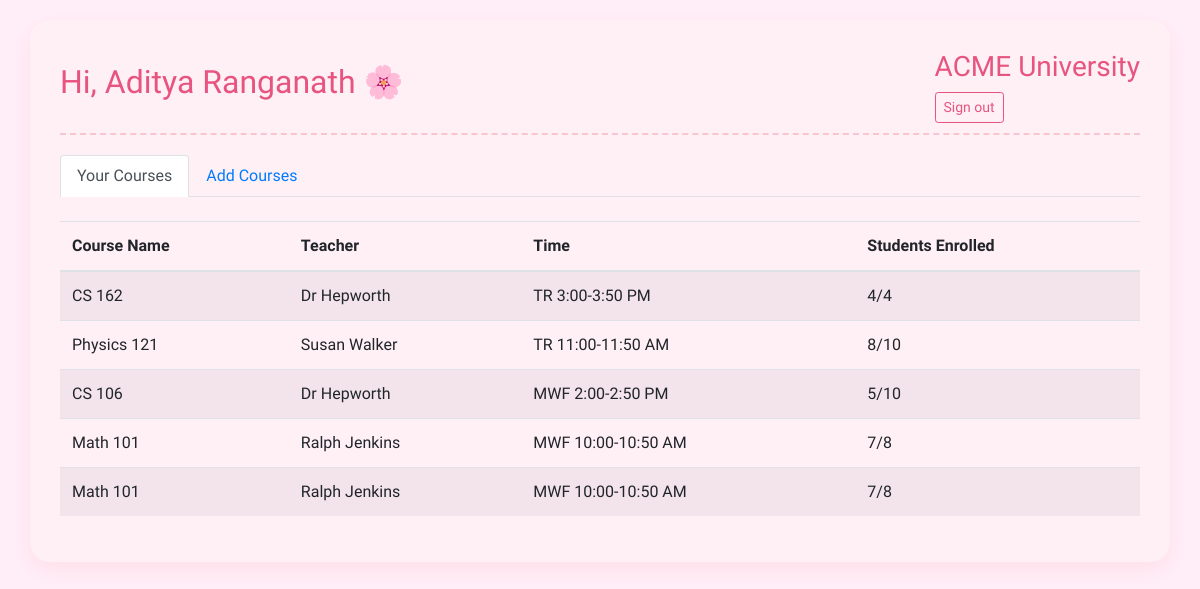
/student/dashboard (signed in), run on an earlier commit of the app's database.
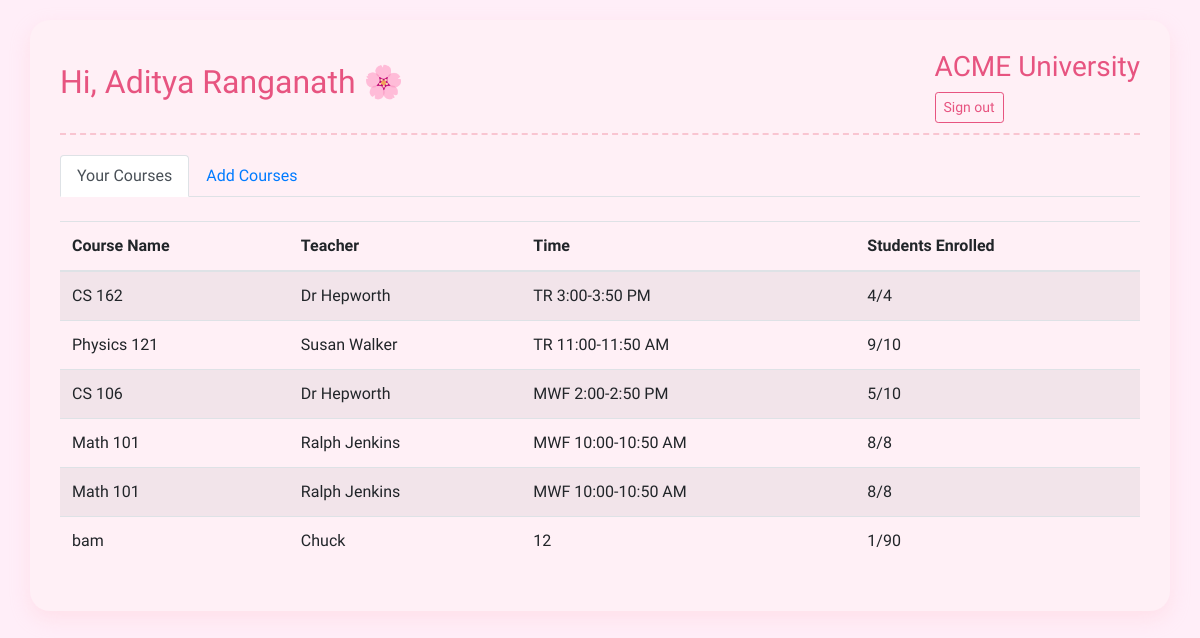
And on a later commit of the database.
### models.py (models this page shows, shortened)
class Course(db.Model):
    id = db.Column(db.Integer, primary_key=True)
    name = db.Column(db.String(100), nullable=False)
    teacher_id = db.Column(db.Integer, db.ForeignKey('user.id'), nullable=False)
    teacher = db.relationship('User', backref=db.backref('courses', lazy=True))
    time = db.Column(db.String(50), nullable=False)
    capacity = db.Column(db.Integer, nullable=False)

class User(db.Model, UserMixin):
    id = db.Column(db.Integer, primary_key=True)
    username = db.Column(db.String(80), unique=True, nullable=False)
    password = db.Column(db.String(120), nullable=False)
    role = db.Column(db.String(20), nullable=False)
    name = db.Column(db.String(100), nullable=True)

### student_routes.py (the view)
@student_bp.route('/dashboard')
@login_required
def dashboard():
    if current_user.role != 'student':
        return redirect(url_for('auth.login'))
    enrollments = Enrollment.query.filter_by(student_id=current_user.id).all()
    enrolled_courses = [enrollment.course for enrollment in enrollments]
    return render_template('student_dashboard.html',
                          user=current_user,
                          enrolled_courses=enrolled_courses)

### app.py (called while the page is built)
@login_manager.user_loader
def load_user(user_id):
    return User.query.get(int(user_id))

### templates/student_dashboard.html
{% extends "layout.html" %}
{% block content %}
<ul class="nav nav-tabs">
    <li class="nav-item">
        <a class="nav-link active" href="{{ url_for('student_bp.dashboard') }}">Your Courses</a>
    </li>
    <li class="nav-item">
        <a class="nav-link" href="{{ url_for('student_bp.all_courses') }}">Add Courses</a>
    </li>
</ul>
<div class="mt-4">
    {% if enrolled_courses %}
    <table class="table table-striped">
        <thead>
            <tr>
                <th>Course Name</th>
                <th>Teacher</th>
                <th>Time</th>
                <th>Students Enrolled</th>
            </tr>
        </thead>
        <tbody>
            {% for course in enrolled_courses %}
            <tr>
                <td>{{ course.name }}</td>
                <td>{{ course.teacher.name }}</td>
                <td>{{ course.time }}</td>
                <td>
                    {{ course.enrollments|length }}/{{ course.capacity }}
                </td>
            </tr>
            {% endfor %}
        </tbody>
    </table>
    {% else %}
    <div class="alert alert-info">
        You are not enrolled in any courses. <a href="{{ url_for('student_bp.all_courses') }}">Browse available courses</a> to enroll.
    </div>
    {% endif %}
</div>
{% endblock %}

What changed in the data, as far as the page shows it:
computed for Course "Physics 121": enrollments|length "8" → "9"
computed for Course "Math 101": enrollments|length "7" → "8"
added Course: name "bam", teacher.name "Chuck", time "12", enrollments|length "1", capacity "90"
